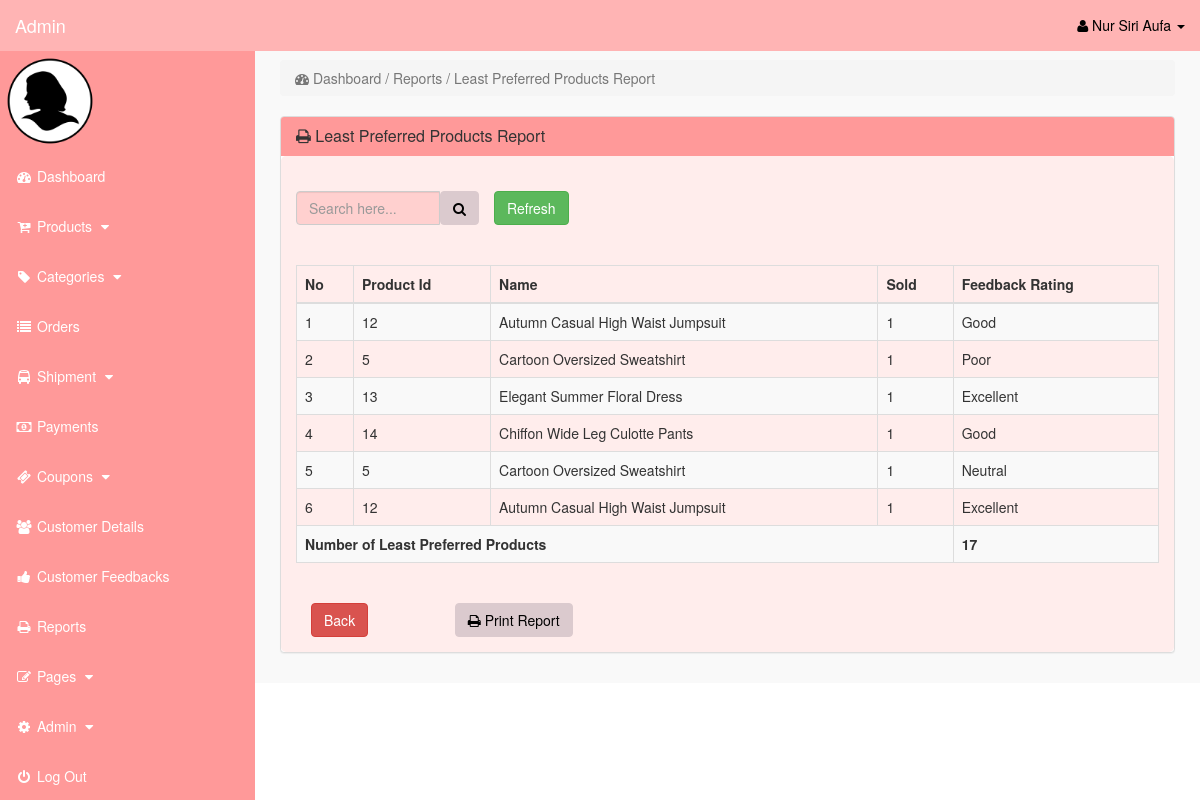
The page /admin/index.php?least_preferred_product (signed in) on the database its author committed.
### tables this page shows
CREATE TABLE `pending_orders` (
  `order_id` int(10) NOT NULL,
  `cust_id` int(10) NOT NULL,
  `invoice_no` int(10) NOT NULL,
  `product_id` text NOT NULL,
  `p_variations_id` int(11) NOT NULL,
  `carrier_id` int(11) NOT NULL,
  `order_qty` int(10) NOT NULL,
  `order_date` timestamp NOT NULL DEFAULT current_timestamp() ON UPDATE current_timestamp(),
  `order_status` text NOT NULL
);

CREATE TABLE `products` (
  `product_id` int(10) NOT NULL,
  `p_cat_id` int(10) NOT NULL,
  `date` timestamp NOT NULL DEFAULT current_timestamp() ON UPDATE current_timestamp(),
  `product_title` text NOT NULL,
  `product_url` text NOT NULL,
  `product_img1` text NOT NULL,
  `product_img2` text NOT NULL,
  `product_img3` text NOT NULL,
  `product_price` decimal(10,2) NOT NULL,
  `product_desc` text NOT NULL,
  `product_features` text NOT NULL
);

CREATE TABLE `cust_feedbacks` (
  `feedback_id` int(10) NOT NULL,
  `invoice_no` int(100) NOT NULL,
  `feedback_rating` varchar(50) NOT NULL,
  `feedback_description` varchar(255) NOT NULL,
  `feedback_date` date NOT NULL DEFAULT current_timestamp(),
  `cust_fname` text NOT NULL,
  `cust_email` text NOT NULL,
  `cust_contact` text NOT NULL
);

### admin/least_preferred_product.php (the view)
<?php
	if(!isset($_SESSION['admin_email'])){
		echo "<script>window.open('login.php','_self')</script>";
	}
		else {
?>
	<div class="row">
		<div class="col-lg-12">
			<ol class="breadcrumb">
				<li class="active">
					<i class="fa fa-dashboard"></i> Dashboard / Reports / Least Preferred Products Report
				</li>
			</ol>
		</div>
	</div>
	<div class="row">
		<div class="col-lg-12">
			<div class="panel panel-default">
				<div class="panel-heading">
					<h3 class="panel-title">
						<i class="fa fa-print"></i> Least Preferred Products Report
					</h3>
				</div>
							<div class="panel-body" >
                            <br>
							<form class="form-inline" method="POST" action="">
								<div class="input-group col-md-4">
									<input type="text" class="form-control" placeholder="Search here..." name="search"  value="<?php if(isset($_POST['search'])){echo $_POST['search']; } ?>"/>
										<span class="input-group-btn">
											<button class="btn btn-primary" type="submit"><i class="fa fa-search"></i></button>
										</span>
											<div class="col-md-2">
												<a href="index.php?least_preferred_product" type="button" class="btn btn-success">Refresh</a>
											</div>
								</div>
							</form>
                            <br><br>
                                <div class="table-responsive" >
								<table class="table table-bordered table-hover table-striped" >
									<thead>
										<tr>
                                            <th>No</th>
											<th>Product Id</th>
											<th>Name</th>
											<th>Sold</th>
											<th>Feedback Rating</th>
										</tr>
									</thead>
									<tbody>
									<?php
										if(isset($_POST['search'])) {
											$filtervalues = $_POST['search'];
											$i=0;
											$query = "select * from pending_orders t1 inner join products t2 on t1.product_id=t2.product_id inner join cust_feedbacks t3 on t1.invoice_no=t3.invoice_no where CONCAT(order_id,order_qty <= 1) like '%$filtervalues%' ";
											$query_run = mysqli_query($con, $query);
											if(mysqli_num_rows($query_run) > 0) {
												foreach($query_run as $row_most) {
													$i++;
									?>
                                        <tr>
                                            <td><?php echo $i; ?></td>
											<td><?= $row_most['product_id']; ?></td>
                                            <td><?= $row_most['product_title']; ?></td>
											<td><?= $row_most['order_qty']; ?></td>
											<td><?= $row_most['feedback_rating']; ?></td>
                                        </tr>
									<?php
											}
                                    ?>
                                        <tr>
                                            <?php
                                                $query=mysqli_query($con, "select count(product_id) as sum from `pending_orders` where CONCAT(order_id,product_id,order_qty <= 1) like '%$filtervalues%'");
                                                    while($fetch=mysqli_fetch_array($query)){
                                            ?>
                                            <td colspan = "4"> <b><?php echo "Number of Least Preferred Products";?></b> </td>
                                            <td colspan = "1" > <b><?php echo $fetch['sum']?></b> </td>
                                            <?php
                                                    }
                                            ?>
                                        </tr>
                                    <?php
										}
											else {
										echo '
                                                    <tr>
                                                        <td colspan = "5"><center>No Record Found</center></td>
                                                    </tr>';
											}
										}
											else {
												$i=0;
												$query = "select * from pending_orders t1 inner join products t2 on t1.product_id=t2.product_id inner join cust_feedbacks t3 on t1.invoice_no=t3.invoice_no where order_qty <= 1";
												$query_run = mysqli_query($con, $query);
												if(mysqli_num_rows($query_run) > 0) {
													foreach($query_run as $row_most) {
														$i++;
									?>
                                        <tr>
                                            <td><?php echo $i; ?></td>
											<td><?= $row_most['product_id']; ?></td>
                                            <td><?= $row_most['product_title']; ?></td>
											<td><?= $row_most['order_qty']; ?></td>
											<td><?= $row_most['feedback_rating']; ?></td>
                                        </tr>
									<?php
													}
												}
                                    ?>
                                        <tr>
                                            <?php
                                                $query=mysqli_query($con, "select count(product_id) as sum from `pending_orders` where order_qty <= 1");
                                                    while($fetch=mysqli_fetch_array($query)){
                                            ?>
                                            <td colspan = "4"> <b><?php echo "Number of Least Preferred Products";?></b> </td>
                                            <td colspan = "1" > <b><?php echo $fetch['sum']?></b> </td>
                                            <?php
                                                    }
                                            ?>
                                        </tr>
                                    <?php
											}
									?>
							</tbody>
					</table>
                </div>
                <br>
                <div class="row">
                    <div class="col-md-12">
                        <div class="col-md-2">
                            <a href="index.php?view_reports" class="btn btn-danger"> Back </a>
                        </div>
                        <div class="col-md-2">
							<button onclick="window.print();" class="btn btn-primary"><i class="fa fa-print"></i> Print Report</button>
                        </div>
                    </div>
				</div>
              </div>
			</div>
		</div>
	</div>
</div>
<?php
	}
?>

### admin/includes/sidebar.php (shortened to what this page needs)
<?php
	if(!isset($_SESSION['admin_email'])){
		echo "<script>window.open('login.php','_self')</script>";
	}
		else {
?>
	<nav class="navbar navbar-inverse navbar-fixed-top" >
		<div class="navbar-header" >
				<a class="navbar-brand" href="index.php?dashboard">Admin</a>
		</div>
		<ul class="nav navbar-right top-nav" >
			<li class="dropdown" >
				<a href="#" class="dropdown-toggle" data-toggle="dropdown" >
					<i class="fa fa-user" ></i>
						<?php echo $admin_fname; ?> <b class="caret" ></b>
				</a>
</li>
</ul>
	<div class="collapse navbar-collapse navbar-ex1-collapse">
		<ul class="nav navbar-nav side-nav">
	<li>
		<img src="admin_image/<?php echo $admin_image; ?>" width="100" height="100" >
	</li>
	<li>
		<a href="index.php?dashboard">
			<i class="fa fa-fw fa-dashboard"></i> Dashboard
		</a>
	</li>
	<li>
		<a href="#" data-toggle="collapse" data-target="#products">
			<i class="fa fa-fw fa-cart-plus""></i> Products
				<i class="fa fa-fw fa-caret-down"></i>
	</a>
	</li>
	<li>
		<a href="#" data-toggle="collapse" data-target="#p_cat">
			<i class="fa fa-fw fa-tag"></i> Categories
			<i class="fa fa-fw fa-caret-down"></i>
		</a>
	</li>
	<li>
		<a href="index.php?view_orders">
			<i class="fa fa-fw fa-list"></i> Orders
		</a>
	</li>
	<li>
		<a href="#" data-toggle="collapse" data-target="#shipment">
			<i class="fa fa-fw fa-bus"></i> Shipment
			<i class="fa fa-fw fa-caret-down"></i>
		</a>
	</li>
	<li>
		<a href="index.php?view_payments">
			<i class="fa fa-fw fa-money"></i> Payments
		</a>
	</li>
	<li>
		<a href="#" data-toggle="collapse" data-target="#coupons">
			<i class="fa fa-fw fa-ticket"></i> Coupons
			<i class="fa fa-fw fa-caret-down"></i>
		</a>
	</li>
	<li>
		<a href="index.php?view_customers">
			<i class="fa fa-fw fa-users"></i> Customer Details
		</a>
	</li>
	<li>
		<a href="index.php?view_feedbacks">
			<i class="fa fa-fw fa-thumbs-up"></i> Customer Feedbacks
		</a>
	</li>
	<li>
		<a href="index.php?view_reports">
			<i class="fa fa-fw fa-print"></i> Reports
		</a>
	</li>
	<li>
		<a href="#" data-toggle="collapse" data-target="#pages">
			<i class="fa fa-fw fa-edit"> </i> Pages
			<i class="fa fa-fw fa-caret-down"></i>
		</a>
	</li>
	<li>
		<a href="#" data-toggle="collapse" data-target="#admin">
			<i class="fa fa-fw fa-gear"></i> Admin
			<i class="fa fa-fw fa-caret-down"></i>
		</a>
	</li>
	<li>
		<a href="logout.php">
			<i class="fa fa-fw fa-power-off"></i> Log Out
		</a>
	</li>
		</ul>
	</div>
</nav>
<?php
	}
?>

### admin/css/style.css (style rules this page uses)
body { margin-top:100px; }
@media (min-width: 768px) { body { margin-top:50px; } }
.top-nav { padding:0 15px; }
.top-nav>li { display:inline-block; float:left; }
.top-nav>li>a { padding-top:15px; padding-bottom:15px; line-height:20px; color:black; }
@media (min-width: 768px) { .side-nav { position:fixed; top:51px; width:255px; border-radius:0; overflow-y:auto; background-color: #ff9999; bottom:0; overflow-x:hidden; padding-bottom:40px; } }
@media (min-width: 768px) { .side-nav>li>a { width:255px; } }
.panel-body { border-radius:5px; background-color: #ffedec }

### rows shown on the page
pending_orders: product.product_id "12", product.product_title "Autumn Casual High Waist Jumpsuit", order_qty "1", cust_feedbacks.feedback_rating "Good"
pending_orders: product.product_id "5", product.product_title "Cartoon Oversized Sweatshirt", order_qty "1", cust_feedbacks.feedback_rating "Poor"
pending_orders: product.product_id "13", product.product_title "Elegant Summer Floral Dress", order_qty "1", cust_feedbacks.feedback_rating "Excellent"
pending_orders: product.product_id "14", product.product_title "Chiffon Wide Leg Culotte Pants", order_qty "1", cust_feedbacks.feedback_rating "Good"
pending_orders: product.product_id "5", product.product_title "Cartoon Oversized Sweatshirt", order_qty "1", cust_feedbacks.feedback_rating "Neutral"
pending_orders: product.product_id "12", product.product_title "Autumn Casual High Waist Jumpsuit", order_qty "1", cust_feedbacks.feedback_rating "Excellent"

### other values the page prints
$admin_fname "Nur Siri Aufa"
$fetch['sum'] "17"
